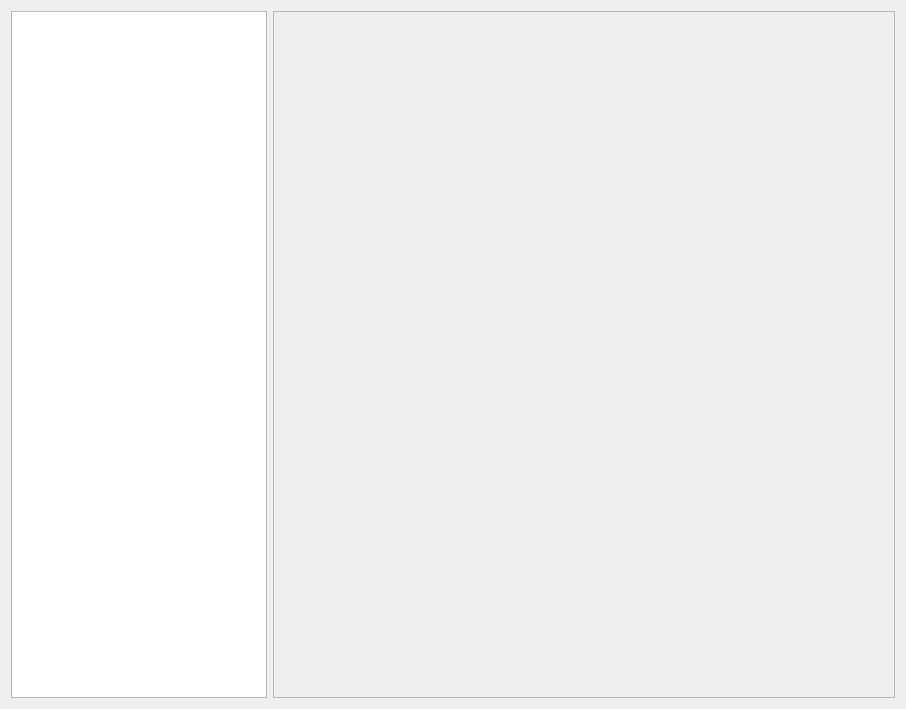
<?xml version="1.0" encoding="UTF-8"?>
<ui version="4.0">
 <class>DownloadSettingsWidget</class>
 <widget class="QWidget" name="DownloadSettingsWidget">
  <property name="geometry">
   <rect>
    <x>0</x>
    <y>0</y>
    <width>906</width>
    <height>709</height>
   </rect>
  </property>
  <property name="windowTitle">
   <string>Download Settings</string>
  </property>
  <layout class="QVBoxLayout" name="verticalLayout">
   <item>
    <layout class="QHBoxLayout" name="horizontalLayout">
     <item>
      <widget class="QListWidget" name="list_widget">
       <property name="sizePolicy">
        <sizepolicy hsizetype="Preferred" vsizetype="Expanding">
         <horstretch>0</horstretch>
         <verstretch>0</verstretch>
        </sizepolicy>
       </property>
      </widget>
     </item>
     <item>
      <widget class="QScrollArea" name="scrollArea">
       <property name="widgetResizable">
        <bool>true</bool>
       </property>
       <widget class="QWidget" name="scrollAreaWidgetContents">
        <property name="geometry">
         <rect>
          <x>0</x>
          <y>0</y>
          <width>611</width>
          <height>679</height>
         </rect>
        </property>
        <layout class="QVBoxLayout" name="verticalLayout_2">
         <item>
          <widget class="ObjectSettingsWidget" name="list_settings_widget" native="true"/>
         </item>
        </layout>
       </widget>
      </widget>
     </item>
    </layout>
   </item>
  </layout>
 </widget>
 <customwidgets>
  <customwidget>
   <class>ObjectSettingsWidget</class>
   <extends>QWidget</extends>
   <header>DownloaderForReddit/GUI/widgets/ObjectSettingsWidget</header>
   <container>1</container>
  </customwidget>
 </customwidgets>
 <resources/>
 <connections/>
</ui>
